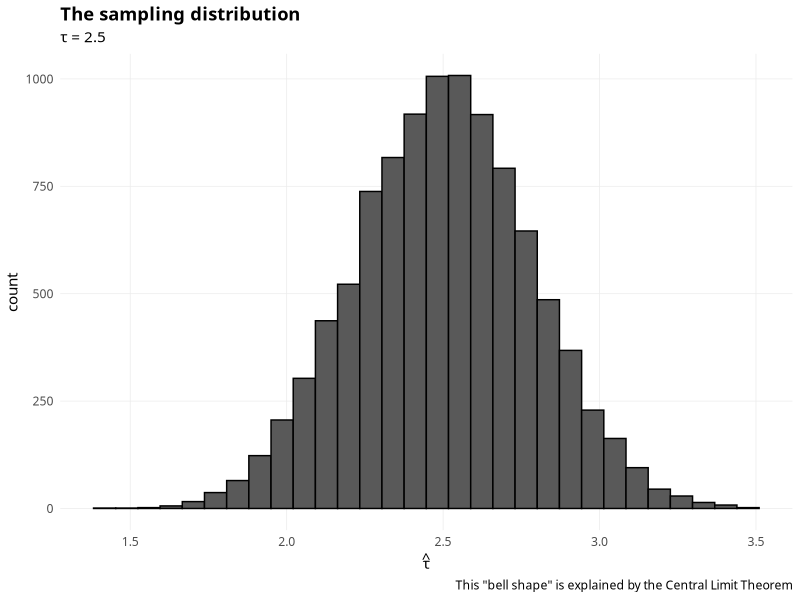
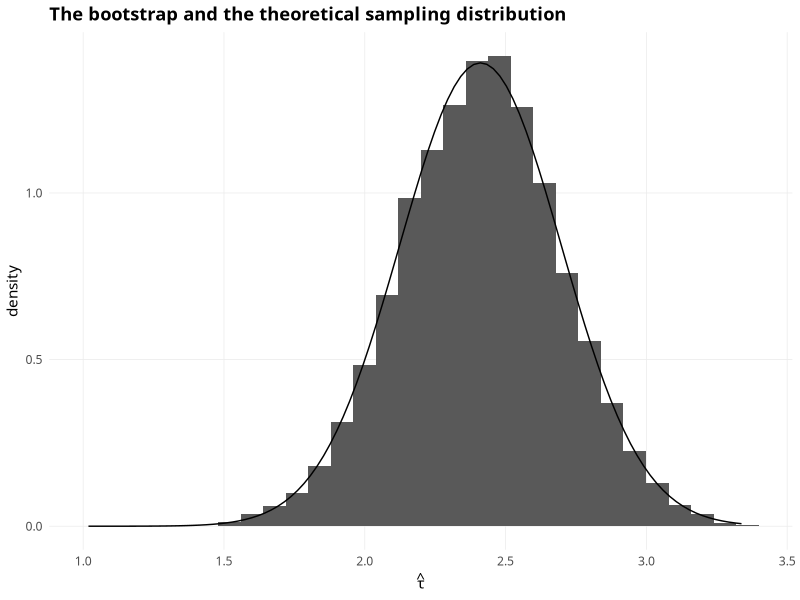
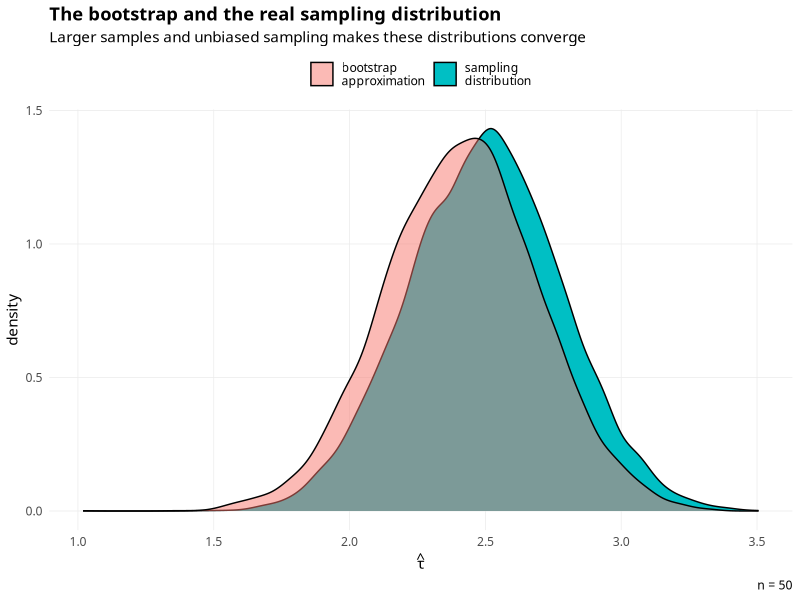
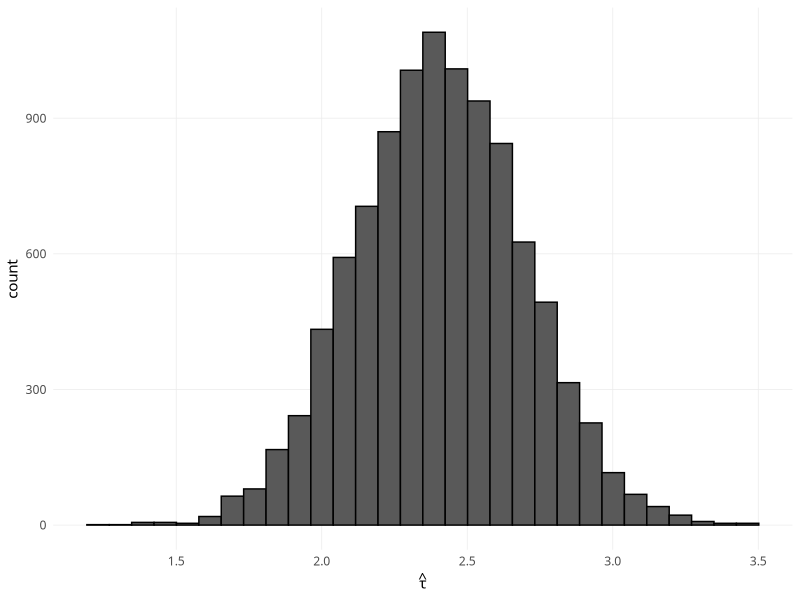

These charts were generated, in order, by the following R code:
## ---- chunk 1
knitr::opts_chunk$set(echo = TRUE, comment = "", fig.align = "center",
                      fig.width = 8, fig.height = 8)

library(tidyverse)

theme_custom <- function(base_line_size = 0.25) {
  theme_minimal(base_family = "IBM Plex Sans", base_line_size = base_line_size) +
    theme(
      plot.title = element_text(face = "bold"),
      panel.grid.minor = element_blank(),
      panel.grid.major = element_line(size = base_line_size),
      strip.background = element_rect(fill = "gray80", color = "gray80")
    ) 
}
## ---- chunk 2
n <- 50
tau <- 2.5
S <- 1e4

sim <- replicate(S, rnorm(n, mean = tau, sd = 2), simplify = FALSE) %>% 
  map_dbl(mean)

tibble(sim) %>% 
  ggplot(aes(sim)) + geom_histogram(color = "black", bins = 30) + theme_custom() +
  labs(title = "The sampling distribution", 
       x = expression(hat(tau)), subtitle = expression(tau == 2.5),
       caption = 'This "bell shape" is explained by the Central Limit Theorem')
## ---- chunk 3
n <- 50
tau <- 2.5

observed_sample <- rnorm(n, mean = tau, sd = 2)

bootstrap_means <- replicate(1e4, {
  i <- sample(1:n, n, replace = TRUE)
  mean(observed_sample[i])
})

tibble::enframe(bootstrap_means) %>% 
  ggplot(aes(value)) +
  geom_histogram(aes(y = ..density..), bins = 30) + 
  stat_function(fun = dnorm, 
                args = list(
                  mean = mean(observed_sample), 
                  sd = sd(observed_sample) / sqrt(n))) +
  theme_custom() +
  labs(title = "The bootstrap and the theoretical sampling distribution",
       x = expression(hat(tau)))
## ---- chunk 4
ggplot(NULL) +
  geom_density(data = enframe(sim), aes(value, fill = "sampling\ndistribution")) +
  geom_density(data = enframe(bootstrap_means), alpha = 0.5,
               aes(value, fill = "bootstrap\napproximation")) +
  theme_custom() + 
  labs(fill = NULL, x = expression(hat(tau)), 
       title = "The bootstrap and the real sampling distribution",
       caption = expression(n == 50),
       subtitle = "Larger samples and unbiased sampling makes these distributions converge") +
  theme(legend.position = "top")
## ---- chunk 5
library(rsample)

resample <- rsample::bootstraps(tibble(x = observed_sample), times = 1e4) 

glimpse(resample)

resample %>% 
  mutate(mean = map_dbl(splits, function(s) mean(rsample::analysis(s)$x))) %>% 
  ggplot(aes(mean)) +
  geom_histogram(color = "black", bins = 30) + 
  labs(x = expression(hat(tau))) + 
  theme_custom()
## ---- chunk 6
n <- 1000
observed_sample <- rnorm(n, mean = tau, sd = 2)

## observed standard deviation
sd(observed_sample) / (sqrt(n - 1))

## sampling distribution for sd\
sim <- replicate(S, rnorm(n, mean = tau, sd = 2), simplify = FALSE) %>% 
  map_dbl(mean)

sd(sim)

2 / sqrt(n - 1)

sim2 <- replicate(S, rnorm(n, mean = tau, sd = 2), simplify = FALSE) %>% 
  map_dbl(sd)

mean(sim2) / sqrt(n - 1)

#/ sqrt(n - 1))



bootstrap_sds <- replicate(1e4, {
  i <- sample(1:n, n, replace = TRUE)
  sd(observed_sample[i])
})

# Percent of bootstrap estimates that are lower than the "truth"
mean(bootstrap_sds > 2)

mean(bootstrap_sds > sd(observed_sample))
## ---- chunk 7
